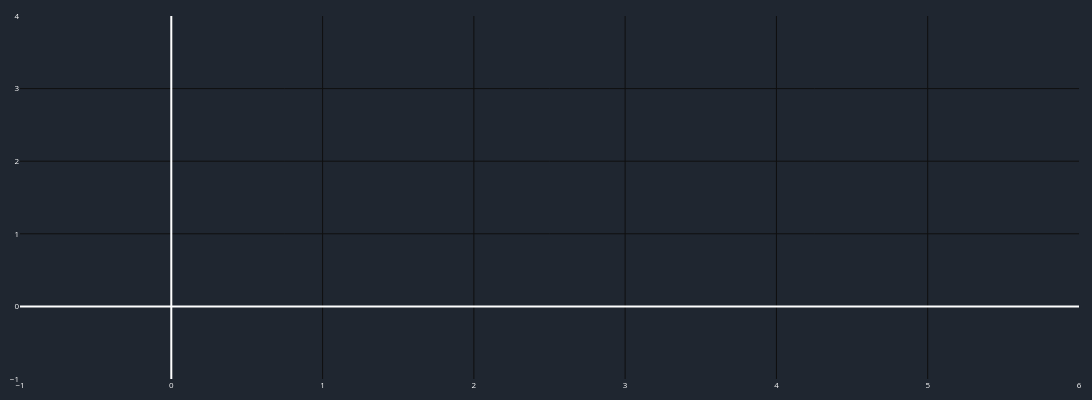
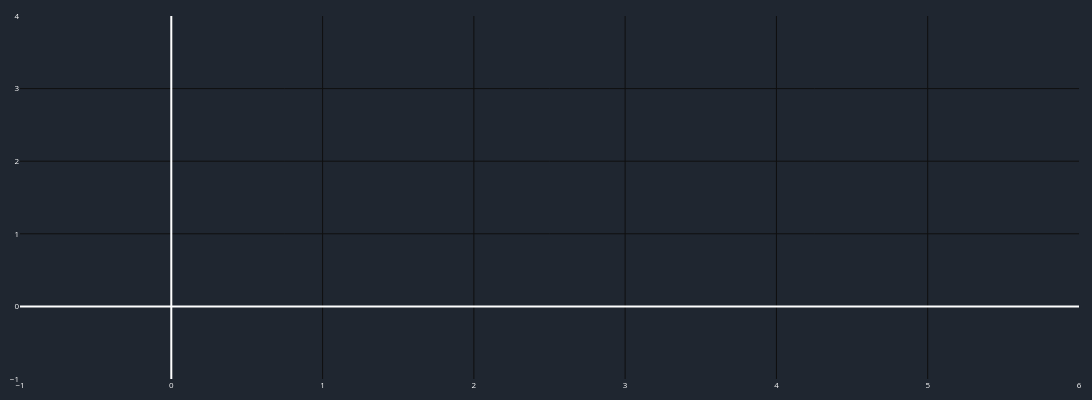
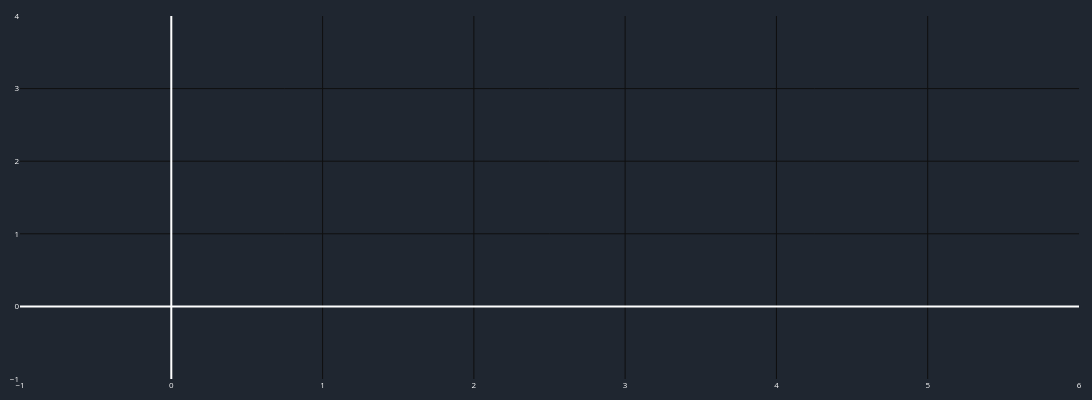
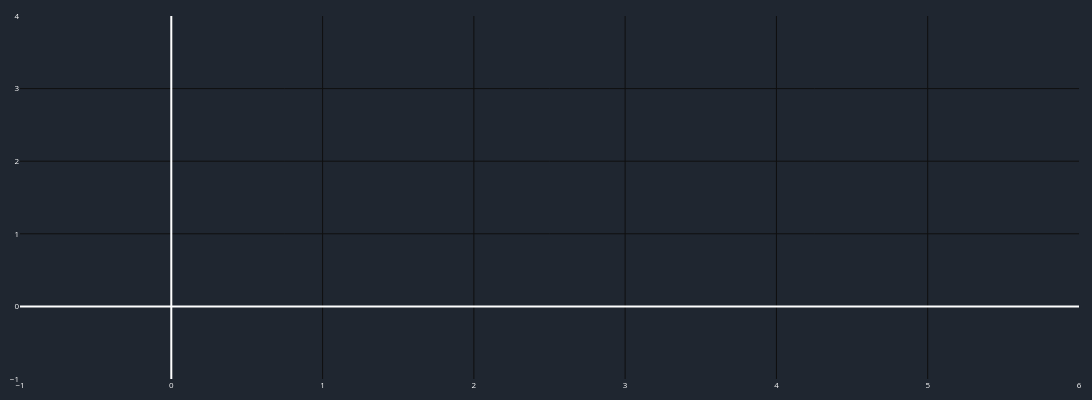

Source (notebook cell) for these figures, in order:
### Code cell
for curr in df_MA_40_MA_10[df_MA_40_MA_10.total_gain > 0].pair_name.unique():
    temp_gains = df_ma_trades_h1[(df_ma_trades_h1.cross==cross)&
                           (df_ma_trades_h1.pair==curr)].copy()
    print(curr, int(temp_gains.GAIN.sum()))
    cp = CandlePlot(temp_gains, candles=False)
    cp.show_plot(line_traces=['GAIN_C'])

### Figure 1 — Plotly figure (JSON) as saved in the notebook; plotly's stock layout.template omitted (floating-point values rounded to 4 significant figures)
{"data": [{"line": {"shape": "spline", "width": 2}, "name": "GAIN_C", "type": "scatter", "x": [], "y": []}], "layout": {"font": {"color": "white", "size": 8}, "height": 400, "margin": {"b": 10, "l": 10, "r": 10, "t": 10}, "paper_bgcolor": "#1f2630", "plot_bgcolor": "#1f2630", "width": 1500, "xaxis": {"gridcolor": "rgb(15,15,15)", "nticks": 10, "rangeslider": {"visible": false}}, "yaxis": {"gridcolor": "rgb(15,15,15)"}}}

### Figure 2 — Plotly figure (JSON) as saved in the notebook; plotly's stock layout.template omitted (floating-point values rounded to 4 significant figures)
{"data": [{"line": {"shape": "spline", "width": 2}, "name": "GAIN_C", "type": "scatter", "x": [], "y": []}], "layout": {"font": {"color": "white", "size": 8}, "height": 400, "margin": {"b": 10, "l": 10, "r": 10, "t": 10}, "paper_bgcolor": "#1f2630", "plot_bgcolor": "#1f2630", "width": 1500, "xaxis": {"gridcolor": "rgb(15,15,15)", "nticks": 10, "rangeslider": {"visible": false}}, "yaxis": {"gridcolor": "rgb(15,15,15)"}}}

### Figure 3 — Plotly figure (JSON) as saved in the notebook; plotly's stock layout.template omitted (floating-point values rounded to 4 significant figures)
{"data": [{"line": {"shape": "spline", "width": 2}, "name": "GAIN_C", "type": "scatter", "x": [], "y": []}], "layout": {"font": {"color": "white", "size": 8}, "height": 400, "margin": {"b": 10, "l": 10, "r": 10, "t": 10}, "paper_bgcolor": "#1f2630", "plot_bgcolor": "#1f2630", "width": 1500, "xaxis": {"gridcolor": "rgb(15,15,15)", "nticks": 10, "rangeslider": {"visible": false}}, "yaxis": {"gridcolor": "rgb(15,15,15)"}}}

### Figure 4 — Plotly figure (JSON) as saved in the notebook; plotly's stock layout.template omitted (floating-point values rounded to 4 significant figures)
{"data": [{"line": {"shape": "spline", "width": 2}, "name": "GAIN_C", "type": "scatter", "x": [], "y": []}], "layout": {"font": {"color": "white", "size": 8}, "height": 400, "margin": {"b": 10, "l": 10, "r": 10, "t": 10}, "paper_bgcolor": "#1f2630", "plot_bgcolor": "#1f2630", "width": 1500, "xaxis": {"gridcolor": "rgb(15,15,15)", "nticks": 10, "rangeslider": {"visible": false}}, "yaxis": {"gridcolor": "rgb(15,15,15)"}}}
